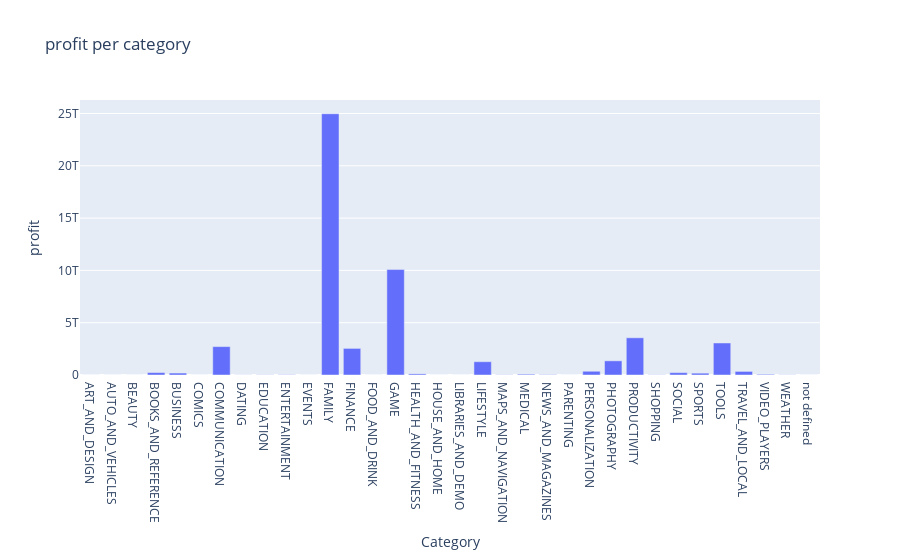

Notebook source saved alongside this figure:
### Code cell
px.bar(profit,profit.index,profit['profit'],title='profit per category')

### Figure 1 — Plotly figure (JSON) as saved in the notebook; plotly's stock layout.template omitted (floating-point values rounded to 4 significant figures)
{"data": [{"alignmentgroup": "True", "hovertemplate": "Category=%{x}<br>profit=%{y}<extra></extra>", "legendgroup": "", "marker": {"color": "#636efa", "pattern": {"shape": ""}}, "name": "", "offsetgroup": "", "orientation": "v", "showlegend": false, "textposition": "auto", "type": "bar", "x": ["ART_AND_DESIGN", "AUTO_AND_VEHICLES", "BEAUTY", "BOOKS_AND_REFERENCE", "BUSINESS", "COMICS", "COMMUNICATION", "DATING", "EDUCATION", "ENTERTAINMENT", "EVENTS", "FAMILY", "FINANCE", "FOOD_AND_DRINK", "GAME", "HEALTH_AND_FITNESS", "HOUSE_AND_HOME", "LIBRARIES_AND_DEMO", "LIFESTYLE", "MAPS_AND_NAVIGATION", "MEDICAL", "NEWS_AND_MAGAZINES", "PARENTING", "PERSONALIZATION", "PHOTOGRAPHY", "PRODUCTIVITY", "SHOPPING", "SOCIAL", "SPORTS", "TOOLS", "TRAVEL_AND_LOCAL", "VIDEO_PLAYERS", "WEATHER", "not defined"], "xaxis": "x", "y": [742298457, 715700000.0, 0, 230100000000.0, 185600000000.0, 0, 2714000000000.0, 8307000000.0, 15651277920, 22895896800, 1757000000.0, 24980000000000.0, 2543000000000.0, 2323000000.0, 10080000000000.0, 106600000000.0, 0, 62370000.0, 1269000000000.0, 19520000000.0, 76690000000.0, 29840000000.0, 302000000.0, 358000000000.0, 1354000000000.0, 3557000000000.0, 17800000000.0, 224700000000.0, 175117449800, 3061000000000.0, 343100000000.0, 65080000000.0, 13810000000.0, 0], "yaxis": "y"}], "layout": {"barmode": "relative", "legend": {"tracegroupgap": 0}, "title": {"text": "profit per category"}, "xaxis": {"anchor": "y", "domain": [0, 1], "title": {"text": "Category"}}, "yaxis": {"anchor": "x", "domain": [0, 1], "title": {"text": "profit"}}}}
